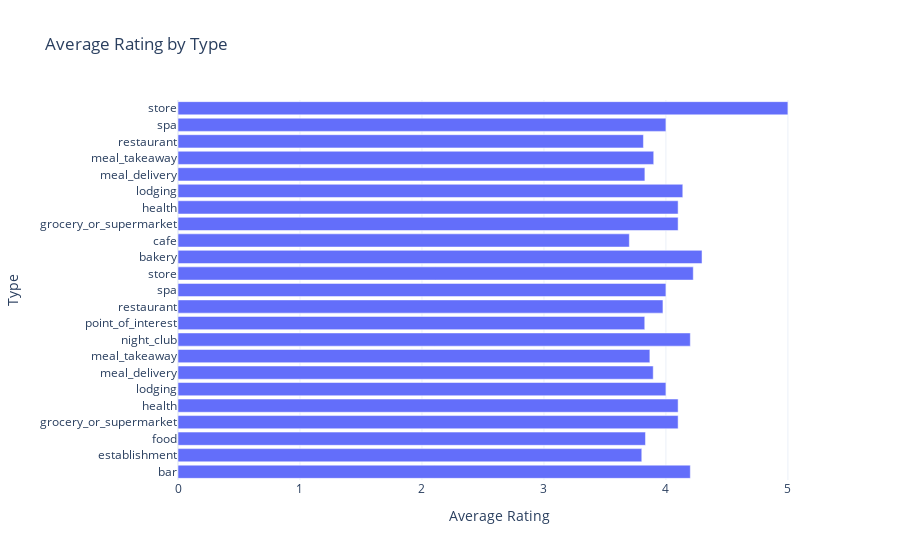

The notebook cell this image was saved under:
### Code cell
import plotly.express as px
import pandas as pd

# Assuming df2 is already your DataFrame

# Melt the DataFrame to have a long-form DataFrame for easier plotting
types_melted = df2.melt(id_vars=['Name', 'Rating', 'Number of Ratings', 'Longitude', 'Latitude', 'neighborhood'],
                        value_vars=['Type_1', 'Type_2', 'Type_3', 'Type_4'],
                        var_name='Type_Category', value_name='Type')

# Group by 'Type' and calculate the average rating
avg_rating_by_type = types_melted.groupby('Type')['Rating'].mean().reset_index()

# Create the interactive bar plot
fig = px.bar(avg_rating_by_type, x='Rating', y='Type', orientation='h',
             title='Average Rating by Type',
             labels={'Rating': 'Average Rating', 'Type': 'Type'},
             template='plotly_white')

fig.show()

### Figure 1 — Plotly figure (JSON) as saved in the notebook; plotly's stock layout.template omitted (floating-point values rounded to 4 significant figures)
{"data": [{"alignmentgroup": "True", "hovertemplate": "Average Rating=%{x}<br>Type=%{y}<extra></extra>", "legendgroup": "", "marker": {"color": "#636efa", "pattern": {"shape": ""}}, "name": "", "offsetgroup": "", "orientation": "h", "showlegend": false, "textposition": "auto", "type": "bar", "x": [4.2, 3.802, 3.832, 4.1, 4.1, 4, 3.896, 3.868, 4.2, 3.826, 3.976, 4, 4.224, 4.296, 3.7, 4.1, 4.1, 4.138, 3.827, 3.9, 3.816, 4, 5], "xaxis": "x", "y": [" bar", " establishment", " food", " grocery_or_supermarket", " health", " lodging", " meal_delivery", " meal_takeaway", " night_club", " point_of_interest", " restaurant", " spa", " store", "bakery", "cafe", "grocery_or_supermarket", "health", "lodging", "meal_delivery", "meal_takeaway", "restaurant", "spa", "store"], "yaxis": "y"}], "layout": {"barmode": "relative", "legend": {"tracegroupgap": 0}, "title": {"text": "Average Rating by Type"}, "xaxis": {"anchor": "y", "domain": [0, 1], "title": {"text": "Average Rating"}}, "yaxis": {"anchor": "x", "domain": [0, 1], "title": {"text": "Type"}}}}
